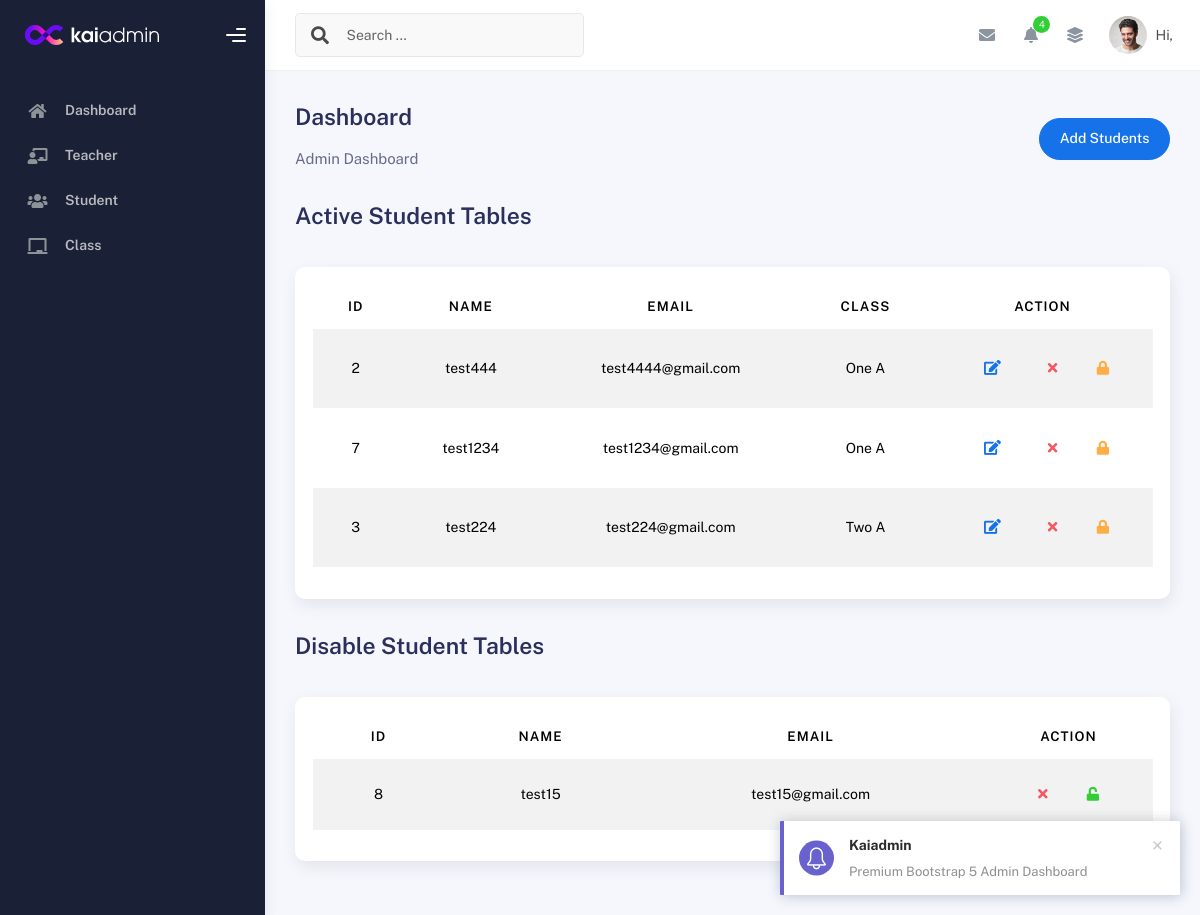
The page /admin/student.php on the database its author committed.
### tables this page shows
CREATE TABLE `student` (
  `id` int(11) NOT NULL,
  `name` varchar(255) NOT NULL,
  `email` varchar(255) NOT NULL,
  `password` varchar(250) NOT NULL,
  `phone` varchar(255) NOT NULL,
  `class_id` int(11) DEFAULT NULL,
  `profileimage` varchar(255) NOT NULL,
  `status` tinyint(1) NOT NULL DEFAULT 1,
  `address` varchar(255) NOT NULL,
  `created_at` timestamp NOT NULL DEFAULT current_timestamp(),
  `updated_at` timestamp NOT NULL DEFAULT current_timestamp()
);

CREATE TABLE `class` (
  `id` int(11) NOT NULL,
  `name` varchar(20) NOT NULL,
  `teacher_id` int(11) DEFAULT NULL,
  `section` varchar(10) NOT NULL,
  `strength` int(11) NOT NULL,
  `fees` int(5) NOT NULL,
  `status` tinyint(1) NOT NULL DEFAULT 1,
  `created_at` timestamp NOT NULL DEFAULT current_timestamp(),
  `updated_at` timestamp NOT NULL DEFAULT current_timestamp()
);

### admin/student.php (the view, shortened to what this page needs)
<?php
require_once('../includes/db.php');
?>
<!DOCTYPE html>
<html lang="en">
<head>
  <?php
  require_once('../includes/dashboard_header.php')
  ?>
</head>
<body>
  <div class="wrapper">
    <?php
    require_once('includes/sidebar.inc.php')
    ?>
    <div class="main-panel">
      <?php
      require_once('includes/navbar.inc.php')
      ?>
      <div class="container">
        <div class="page-inner">
          <div
            class="d-flex align-items-left align-items-md-center flex-column flex-md-row pt-2 pb-4">
            <div>
              <h3 class="fw-bold mb-3">Dashboard</h3>
              <h6 class="op-7 mb-2">Admin Dashboard</h6>
            </div>
            <div class="ms-md-auto py-2 py-md-0">
              <a href="register_student.php" class="btn btn-primary btn-round">Add Students</a>
            </div>
          </div>
          <div class="page-header">
            <h3 class="fw-bold mb-3"> Active Student Tables </h3>
          </div>
          <div class="row">
            <div class="col-md-12">
              <div class="card">
                <div class="card-body">
                  <?php
                  $s = "SELECT student.*, class.id AS class_id, class.name AS class_name, class.section AS class_section
                  FROM class
                  INNER JOIN student ON student.class_id = class.id
                  WHERE student.class_id IS NOT NULL";
                  $sth = $pdo->prepare($s, array(PDO::ATTR_CURSOR => PDO::CURSOR_FWDONLY));
                  $sth->execute();
                  ?>
                  <div class="table-responsive">
                    <table id="add-row" class="display table table-striped table-hover">
                      <thead class="text-center">
                        <tr>
                          <th>ID</th>
                          <th>Name</th>
                          <th>Email</th>
                          <th>Class</th>
                          <th style="width: 20%">Action</th>
                        </tr>
                      </thead>
                      <tbody class="text-center">
                        <?php
                        $allRows = $sth->fetchAll();
                        foreach ($allRows as $Row) {
                          echo "<tr>";
                          echo "<td>" . $Row['id'] . "</td>";
                          echo "<td>" . $Row['name'] . "</td>";
                          echo "<td>" . $Row['email'] . "</td>";
                          echo "<td>" . $Row['class_name'] ." ".$Row['class_section']. "</td>";
                          echo '<td>
                          <div class="form-button-action">
                              <button
                                  type="button"
                                  class="btn btn-link btn-primary btn-lg edit"
                                  data-id="' . $Row['id'] . '"
                                  title="Edit student">
                                  <i class="fa fa-edit"></i>
                              </button>
                              <button
                                  type="button"
                                  class="btn btn-link btn-danger delete"
                                  data-id="' . $Row['id'] . '"
                                  title="Remove student">
                                  <i class="fa fa-times"></i>
                              </button>
                              <button
                                  type="button"
                                  class="btn btn-link btn-warning disable"
                                  data-id="' . $Row['id'] . '"
                                  title="Disable student">
                                  <i class="fa fa-lock"></i>
                              </button>
                          </div>
                        </td>';
                          echo "</tr>";
                        }
                        ?>
                      </tbody>
                    </table>
                  </div>
                </div>
              </div>
            </div>
          </div>
          <div class="page-header">
            <h3 class="fw-bold mb-3"> Disable Student Tables </h3>
          </div>
          <div class="row">
            <div class="col-md-12">
              <div class="card">
                <div class="card-body">
                  <?php
                  $s = "SELECT * from student WHERE class_id IS NULL";
                  $sth = $pdo->prepare($s, array(PDO::ATTR_CURSOR => PDO::CURSOR_FWDONLY));
                  $sth->execute();
                  ?>
                  <div class="table-responsive">
                    <table id="add-row" class="display table table-striped table-hover">
                      <thead class="text-center">
                        <tr>
                          <th>ID</th>
                          <th>Name</th>
                          <th>Email</th>
                          <th style="width: 20%">Action</th>
                        </tr>
                      </thead>
                      <tbody class="text-center">
                        <?php
                        $allRows = $sth->fetchAll();
                        foreach ($allRows as $Row) {
                          echo "<tr>";
                          echo "<td>" . $Row['id'] . "</td>";
                          echo "<td>" . $Row['name'] . "</td>";
                          echo "<td>" . $Row['email'] . "</td>";
                          echo '<td>
                          <div class="form-button-action">
                                <button
                                  type="button"
                                  class="btn btn-link btn-danger delete"
                                  data-id="' . $Row['id'] . '"
                                  title="Remove student">
                                  <i class="fa fa-times"></i>
                              </button>
                              <button
                                  type="button"
                                  class="btn btn-link btn-success active"
                                  data-id="' . $Row['id'] . '"
                                  title="Active student">
                                  <i class="fa fa-unlock"></i>
                              </button>
                          </div>
                        </td>';
                          echo "</tr>";
                        }
                        ?>
                      </tbody>
                    </table>
                  </div>
                </div>
              </div>
            </div>
          </div>
        </div>
      </div>
    </div>
</body>
</html>

### includes/dashboard_header.php (shortened to what this page needs)
<link rel="stylesheet" href="../dashboard_assets/css/bootstrap.min.css" />
<link rel="stylesheet" href="../dashboard_assets/css/plugins.min.css" />
<link rel="stylesheet" href="../dashboard_assets/css/kaiadmin.min.css" />
<link rel="stylesheet" href="../dashboard_assets/css/demo.css" />

### admin/includes/sidebar.inc.php (shortened to what this page needs)
<div class="sidebar" data-background-color="dark">
    <div class="sidebar-logo">
        <div class="logo-header" data-background-color="dark">
            <a href="index.php" class="logo">
                <img
                    src="../dashboard_assets/img/kaiadmin/logo_light.svg"
                    alt="navbar brand"
                    class="navbar-brand"
                    height="20" />
            </a>
            <div class="nav-toggle">
                <button class="btn btn-toggle toggle-sidebar">
                    <i class="gg-menu-right"></i>
                </button>
            </div>
        </div>
    </div>
    <div class="sidebar-wrapper scrollbar scrollbar-inner">
        <div class="sidebar-content">
            <ul class="nav nav-secondary">
                <li class="nav-item">
                    <a href="index.php" >
                        <i class="fas fa-home"></i>
                        <p>Dashboard</p>
                    </a>
                </li>
                <li class="nav-item">
                    <a href="teacher.php">
                    <i class="fas fa-chalkboard-teacher"></i>
                        <p>Teacher</p>
                    </a>
                </li>
                <li class="nav-item">
                    <a href="student.php">
                    <i class="fas fa-users"></i>
                        <p>Student</p>
                    </a>
                </li>
                <li class="nav-item">
                    <a href="class.php">
                    <i class="fas fa-chalkboard"></i>
                        <p>Class</p>
                    </a>
                </li>
            </ul>
        </div>
    </div>
</div>

### admin/includes/navbar.inc.php (shortened to what this page needs)
<div class="main-header">
        <nav
          class="navbar navbar-header navbar-header-transparent navbar-expand-lg border-bottom">
          <div class="container-fluid">
            <nav class="navbar navbar-header-left navbar-expand-lg navbar-form nav-search p-0 d-none d-lg-flex">
              <div class="input-group">
                <div class="input-group-prepend">
                  <button type="submit" class="btn btn-search pe-1">
                    <i class="fa fa-search search-icon"></i>
                  </button>
                </div>
                <input
                  type="text"
                  placeholder="Search ..."
                  class="form-control" />
              </div>
            </nav>
            <ul class="navbar-nav topbar-nav ms-md-auto align-items-center">
              <li class="nav-item topbar-icon dropdown hidden-caret">
                <a
                  class="nav-link dropdown-toggle"
                  href="#"
                  id="messageDropdown"
                  role="button"
                  data-bs-toggle="dropdown"
                  aria-haspopup="true"
                  aria-expanded="false">
                  <i class="fa fa-envelope"></i>
                </a>
              </li>
              <li class="nav-item topbar-icon dropdown hidden-caret">
                <a
                  class="nav-link dropdown-toggle"
                  href="#"
                  id="notifDropdown"
                  role="button"
                  data-bs-toggle="dropdown"
                  aria-haspopup="true"
                  aria-expanded="false">
                  <i class="fa fa-bell"></i>
                  <span class="notification">4</span>
                </a>
              </li>
              <li class="nav-item topbar-icon dropdown hidden-caret">
                <a
                  class="nav-link"
                  data-bs-toggle="dropdown"
                  href="#"
                  aria-expanded="false">
                  <i class="fas fa-layer-group"></i>
                </a>
              </li>
              <li class="nav-item topbar-user dropdown hidden-caret">
                <a
                  class="dropdown-toggle profile-pic"
                  data-bs-toggle="dropdown"
                  href="#"
                  aria-expanded="false">
                  <div class="avatar-sm">
                    <img
                      src="../dashboard_assets/img/profile.jpg"
                      alt="..."
                      class="avatar-img rounded-circle" />
                  </div>
                  <span class="profile-username">
                    <span class="op-7">Hi,</span>
                  </span>
                </a>
              </li>
            </ul>
          </div>
        </nav>
      </div>

### rows shown on the page
student: id "2", name "test444", email "test4444@gmail.com", class.name "One", class.section "A"
student: id "7", name "test1234", email "test1234@gmail.com", class.name "One", class.section "A"
student: id "3", name "test224", email "test224@gmail.com", class.name "Two", class.section "A"
student: id "8", name "test15", email "test15@gmail.com"
